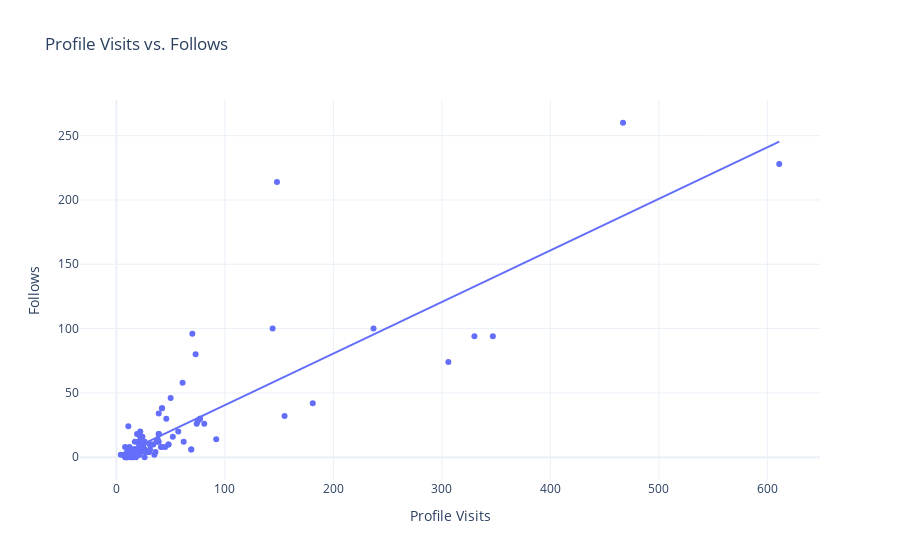

Notebook source saved alongside this figure:
### Markdown cell above
- Now let's have a look at the relationship between th enumber of profile visits and follows

### Code cell
fig = px.scatter(data_frame=data, x='Profile Visits', y='Follows', trendline='ols', title='Profile Visits vs. Follows')

fig.show()

### Figure 1 — Plotly figure (JSON) as saved in the notebook; plotly's stock layout.template omitted (floating-point values rounded to 4 significant figures)
{"data": [{"hovertemplate": "Profile Visits=%{x}<br>Follows=%{y}<extra></extra>", "legendgroup": "", "marker": {"color": "#636efa", "symbol": "circle"}, "mode": "markers", "name": "", "orientation": "v", "showlegend": false, "type": "scatter", "x": [35, 48, 62, 23, 8, 9, 26, 12, 36, 31, 29, 15, 8, 20, 181, 17, 16, 21, 77, 10, 9, 11, 144, 14, 10, 19, 69, 11, 19, 9, 57, 13, 11, 24, 81, 4, 7, 14, 18, 8, 330, 21, 19, 32, 19, 21, 14, 30, 39, 42, 31, 20, 12, 22, 306, 13, 26, 16, 15, 15, 39, 21, 8, 45, 50, 37, 25, 347, 26, 48, 16, 26, 17, 52, 22, 41, 155, 12, 22, 20, 23, 25, 17, 16, 21, 77, 10, 14, 30, 39, 42, 31, 14, 10, 19, 69, 11, 19, 9, 38, 42, 92, 75, 21, 26, 39, 74, 467, 24, 70, 22, 46, 61, 237, 73, 20, 34, 148, 611], "xaxis": "x", "y": [2, 10, 12, 8, 0, 2, 0, 6, 4, 6, 4, 0, 2, 4, 42, 6, 2, 2, 30, 0, 0, 24, 100, 2, 4, 6, 6, 6, 2, 2, 20, 2, 4, 8, 26, 2, 2, 4, 0, 2, 94, 8, 18, 10, 4, 4, 4, 4, 18, 38, 10, 12, 4, 4, 74, 0, 6, 6, 0, 6, 12, 10, 8, 8, 46, 12, 10, 94, 6, 10, 6, 4, 12, 16, 12, 8, 32, 8, 16, 6, 10, 10, 6, 2, 2, 30, 0, 4, 4, 18, 38, 10, 2, 4, 6, 6, 6, 2, 2, 14, 8, 14, 28, 18, 12, 34, 26, 260, 16, 96, 20, 30, 58, 100, 80, 18, 10, 214, 228], "yaxis": "y"}, {"hovertemplate": "<b>OLS trendline</b><br>Follows = 0.400884 * Profile Visits + 0.46283<br>R<sup>2</sup>=0.727868<br><br>Profile Visits=%{x}<br>Follows=%{y} <b>(trend)</b><extra></extra>", "legendgroup": "", "marker": {"color": "#636efa", "symbol": "circle"}, "mode": "lines", "name": "", "showlegend": false, "type": "scatter", "x": [4, 7, 8, 8, 8, 8, 9, 9, 9, 9, 10, 10, 10, 10, 11, 11, 11, 11, 12, 12, 12, 13, 13, 14, 14, 14, 14, 14, 15, 15, 15, 16, 16, 16, 16, 17, 17, 17, 18, 19, 19, 19, 19, 19, 19, 20, 20, 20, 20, 21, 21, 21, 21, 21, 21, 22, 22, 22, 22, 23, 23, 24, 24, 25, 25, 26, 26, 26, 26, 26, 29, 30, 30, 31, 31, 31, 32, 34, 35, 36, 37, 38, 39, 39, 39, 39, 41, 42, 42, 42, 45, 46, 48, 48, 50, 52, 57, 61, 62, 69, 69, 70, 73, 74, 75, 77, 77, 81, 92, 144, 148, 155, 181, 237, 306, 330, 347, 467, 611], "xaxis": "x", "y": [2.066, 3.269, 3.67, 3.67, 3.67, 3.67, 4.071, 4.071, 4.071, 4.071, 4.472, 4.472, 4.472, 4.472, 4.873, 4.873, 4.873, 4.873, 5.273, 5.273, 5.273, 5.674, 5.674, 6.075, 6.075, 6.075, 6.075, 6.075, 6.476, 6.476, 6.476, 6.877, 6.877, 6.877, 6.877, 7.278, 7.278, 7.278, 7.679, 8.08, 8.08, 8.08, 8.08, 8.08, 8.08, 8.481, 8.481, 8.481, 8.481, 8.881, 8.881, 8.881, 8.881, 8.881, 8.881, 9.282, 9.282, 9.282, 9.282, 9.683, 9.683, 10.08, 10.08, 10.48, 10.48, 10.89, 10.89, 10.89, 10.89, 10.89, 12.09, 12.49, 12.49, 12.89, 12.89, 12.89, 13.29, 14.09, 14.49, 14.89, 15.3, 15.7, 16.1, 16.1, 16.1, 16.1, 16.9, 17.3, 17.3, 17.3, 18.5, 18.9, 19.71, 19.71, 20.51, 21.31, 23.31, 24.92, 25.32, 28.12, 28.12, 28.52, 29.73, 30.13, 30.53, 31.33, 31.33, 32.93, 37.34, 58.19, 59.79, 62.6, 73.02, 95.47, 123.1, 132.8, 139.6, 187.7, 245.4], "yaxis": "y"}], "layout": {"legend": {"tracegroupgap": 0}, "title": {"text": "Profile Visits vs. Follows"}, "xaxis": {"anchor": "y", "domain": [0, 1], "title": {"text": "Profile Visits"}}, "yaxis": {"anchor": "x", "domain": [0, 1], "title": {"text": "Follows"}}}}
